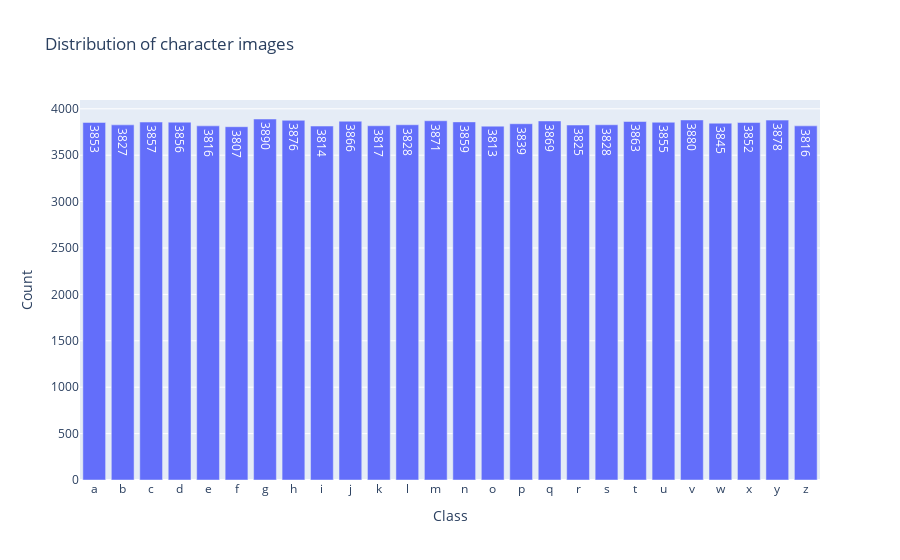

Here is the notebook cell this chart was saved with:
### Markdown cell above
##### Alphabet

### Code cell
plot_class_distribution(labels=dataset.char_labels, classes=dataset.char_classes, class_type='char')
plot_sample_images(char_classes=dataset.char_classes, char_images=dataset.char_images, char_labels=dataset.char_labels)

### Figure 1 — Plotly figure (JSON) as saved in the notebook; plotly's stock layout.template omitted (floating-point values rounded to 4 significant figures)
{"data": [{"text": [3853, 3827, 3857, 3856, 3816, 3807, 3890, 3876, 3814, 3866, 3817, 3828, 3871, 3859, 3813, 3839, 3869, 3825, 3828, 3863, 3855, 3880, 3845, 3852, 3878, 3816], "textposition": "auto", "type": "bar", "x": ["a", "b", "c", "d", "e", "f", "g", "h", "i", "j", "k", "l", "m", "n", "o", "p", "q", "r", "s", "t", "u", "v", "w", "x", "y", "z"], "y": [3853, 3827, 3857, 3856, 3816, 3807, 3890, 3876, 3814, 3866, 3817, 3828, 3871, 3859, 3813, 3839, 3869, 3825, 3828, 3863, 3855, 3880, 3845, 3852, 3878, 3816]}], "layout": {"title": {"text": "Distribution of character images"}, "xaxis": {"title": {"text": "Class"}}, "yaxis": {"title": {"text": "Count"}}}}
